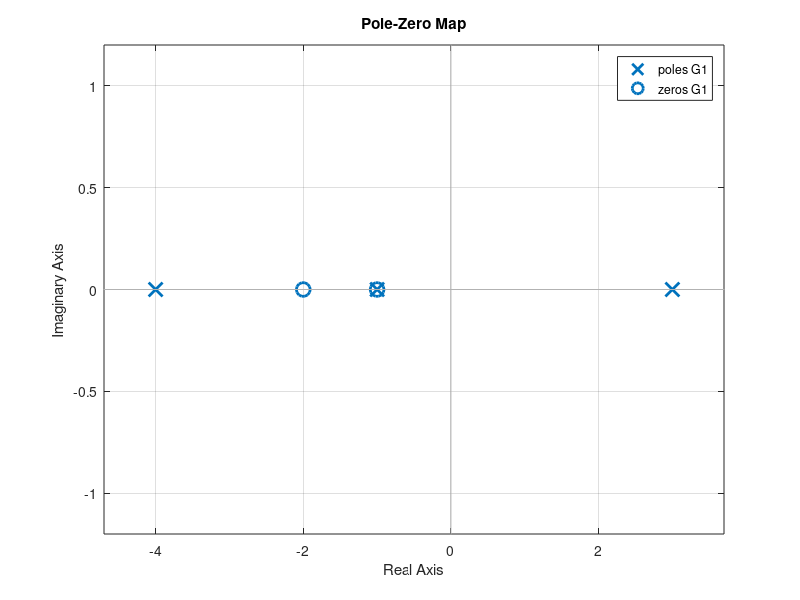
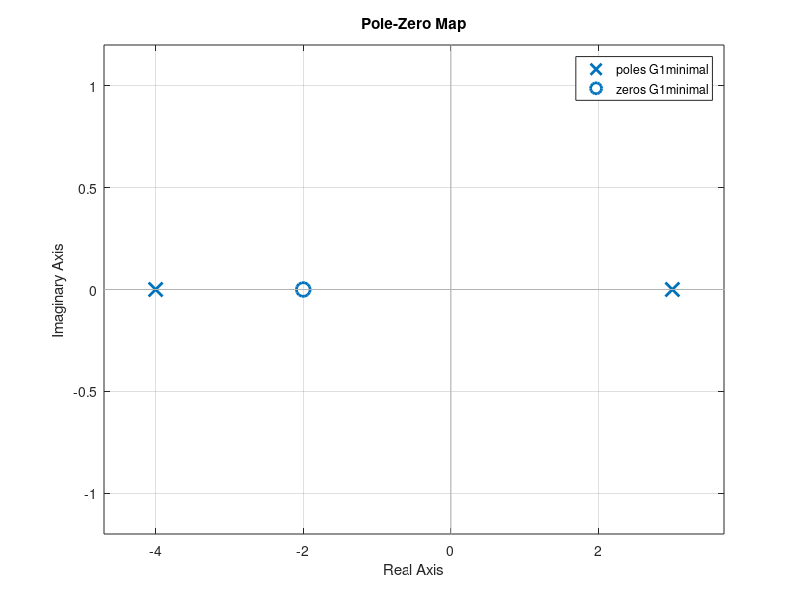
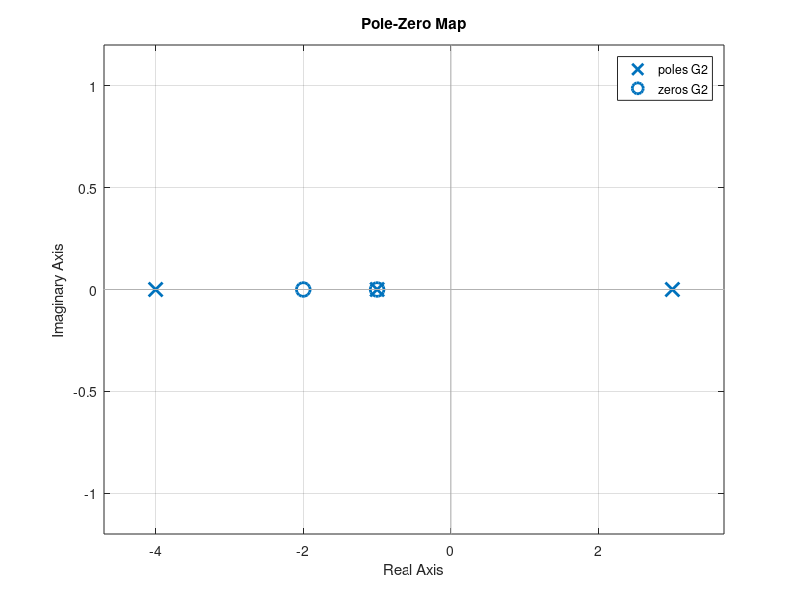
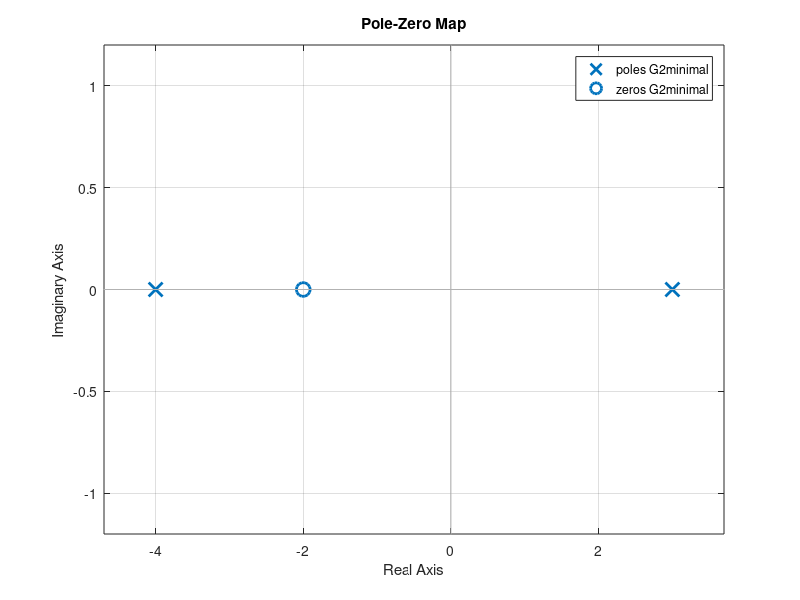

The MATLAB script that drew these images, in order:
% minreal for pole/zero cancellation

clear all
clc
close all

%%Example 1: TF in polynomial form
num1 = [1 3 2];
den1 = [1 2 -11 -12];

G1 = tf(num1,den1)

roots(num1)
roots(den1)

figure
pzmap(G1)

G1minimal = minreal(G1)

figure
pzmap(G1minimal)

%% Example 2: Use 'zpk' to make a dynamic system
z2 = [-2 -1];
p2 = [-4 -1 3];
k2 = [1];

G2 = zpk(z2,p2,k2)

figure
pzmap(G2)

G2minimal = minreal(G2)

figure
pzmap(G2minimal)
